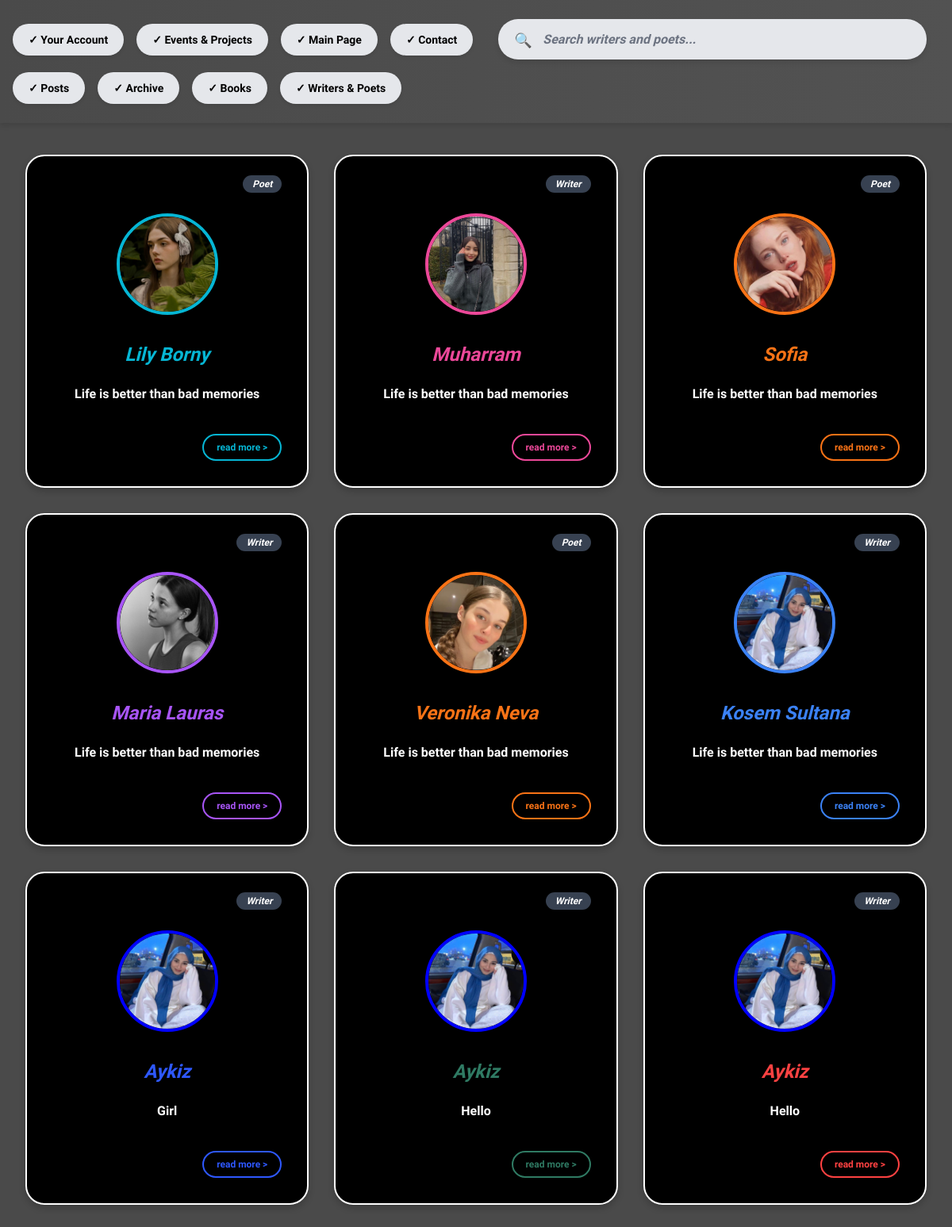
The app's page /, older data.
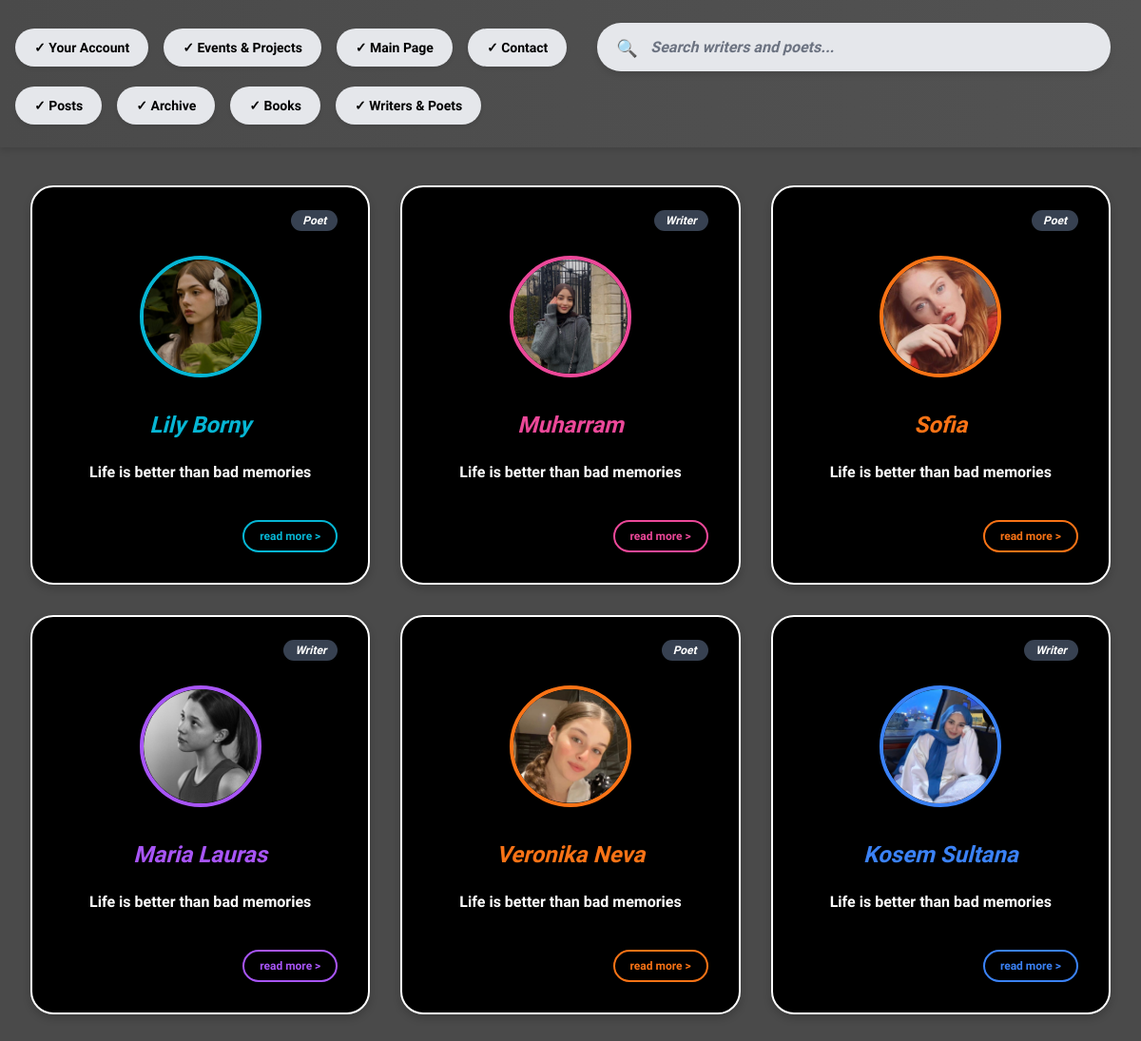
The same page, newer data.
### Post/models.py (models this page shows)
class PostsPostPage(models.Model):
    ACCOUNT_CHOICES = [
        ('reader', 'Reader'),
        ('writer', 'Writer'),
        ('poet', 'Poet'),
    ]
    account_mode = models.CharField(max_length=30, choices=ACCOUNT_CHOICES)
    username = models.CharField(max_length=100)
    post_title = models.CharField(max_length=100, default="Untitled")
    post_content = models.TextField()
    colorProfilePost = models.CharField(max_length=7, default="#FFFFFF")
    Profile_url = models.URLField(blank=True, null=True)  # ✅ store ImgBB URL

### Post/views.py (the view)
# urls.py: path('', post, name='post'),
def post(request):
    posts = PostsPostPage.objects.all()
    return render(request, 'post_page.html', {'posts': posts})

### templates/post_page.html (shortened to what this page needs)
<!DOCTYPE html>
<html lang="en">
<head>
    {% load static %}
    <link rel="stylesheet" href="{% static 'css/second_style_post_app.css' %}">
</head>
<body>
    <header class="header">
        <nav class="nav-left">
            <button class="nav-btn" onclick='window.location.href="{% url "profile" %}"'>✓ Your Account</button>
            <button class="nav-btn">✓ Events & Projects</button>
            <button class="nav-btn">✓ Main Page</button>
            <button class="nav-btn">✓ Contact </button>
        </nav>
        <div class="search-container">
            <input type="text" class="search-input" placeholder="Search writers and poets...">
            <div class="search-icon">🔍</div>
        </div>
        <nav class="nav-right">
            <button class="nav-btn" onclick='window.location.href="{% url "post" %}"'>✓ Posts</button>
            <button class="nav-btn">✓ Archive</button>
            <button class="nav-btn">✓ Books</button>
            <button class="nav-btn">✓ Writers & Poets</button>
        </nav>
    </header>
    <main class="main-content">
        <div class="cards-grid">
            <div class="profile-card">
                <div class="card-header">
                    <span class="role-tag">Poet</span>
                </div>
                <div class="profile-image">
                    <img src="{% static 'images/first.png' %}" alt="Lily Borny"  style="border: 4px solid #06b6d4;">
                </div>
                <h3 class="profile-name lily">Lily Borny</h3>
                <p class="profile-quote">Life is better than bad memories</p>
                <button class="read-more-btn lily-btn">read more ></button>
            </div>
            <div class="profile-card">
                <div class="card-header">
                    <span class="role-tag">Writer</span>
                </div>
                <div class="profile-image">
                    <img src="{% static 'images/second.png' %}" alt="Muharram" style="border: 4px solid #ec4899;">
                </div>
                <h3 class="profile-name muharram">Muharram</h3>
                <p class="profile-quote">Life is better than bad memories</p>
                <button class="read-more-btn muharram-btn">read more ></button>
            </div>
            <div class="profile-card">
                <div class="card-header">
                    <span class="role-tag">Poet</span>
                </div>
                <div class="profile-image">
                    <img src="{% static 'images/third.png' %}" alt="Sofia" style="border: 4px solid #f97316;">
                </div>
                <h3 class="profile-name sofia">Sofia</h3>
                <p class="profile-quote">Life is better than bad memories</p>
                <button class="read-more-btn sofia-btn">read more ></button>
            </div>
            <div class="profile-card">
                <div class="card-header">
                    <span class="role-tag">Writer</span>
                </div>
                <div class="profile-image">
                    <img src="{% static 'images/fourth.png' %}" alt="Maria Lauras" style="border: 4px solid #a855f7;">
                </div>
                <h3 class="profile-name maria">Maria Lauras</h3>
                <p class="profile-quote">Life is better than bad memories</p>
                <button class="read-more-btn maria-btn">read more ></button>
            </div>
            <div class="profile-card">
                <div class="card-header">
                    <span class="role-tag">Poet</span>
                </div>
                <div class="profile-image">
                    <img src="{% static 'images/fifth.png' %}" alt="Veronika Neva" style="border: 4px solid #f97316;">
                </div>
                <h3 class="profile-name veronika">Veronika Neva</h3>
                <p class="profile-quote">Life is better than bad memories</p>
                <button class="read-more-btn veronika-btn">read more ></button>
            </div>
            <div class="profile-card">
                <div class="card-header">
                    <span class="role-tag">Writer</span>
                </div>
                <div class="profile-image">
                    <img src="{% static 'images/sixth.png' %}" alt="Kosem Sultana" style="border: 4px solid #3b82f6;">
                </div>
                <h3 class="profile-name kosem">Kosem Sultana</h3>
                <p class="profile-quote">Life is better than bad memories</p>
                <button class="read-more-btn kosem-btn">read more ></button>
            </div>
            {% if posts %}
                {% for post in posts %}
                    <div class="profile-card">
                        <div class="card-header">
                            <span class="role-tag">{{ post.account_mode.capitalize }}</span>
                        </div>
                        <div class="profile-image">
                            {% if post.Profile_url %}
                                <img src="{{ post.Profile_url }}" alt="{{ post.username }}" style="border: 4px solid {{ post.colorProfilePost }};">
                            {% else %}
                                <img src="{% static 'images/sixth.png' %}" alt="Default" style="border: 4px solid blue;">
                            {% endif %}
                        </div>
                        <h3 class="profile-name" style="color: {{ post.colorProfilePost }};">{{ post.username }}</h3>
                        <p class="profile-quote">{{ post.post_title }}</p>
                        <button class="read-more-btn db-btn" style="--dbcolor: {{post.colorProfilePost}}; color:{{post.colorProfilePost}}; border-color:{{post.colorProfilePost}}; ">read more ></button>
                    </div>
                {% endfor %}
            {% endif %}
        </div>
    </main>
</body>
</html>

Row changes from the older to the newer data that the page shows:
removed PostsPostPage: account_mode "Writer", username "Aykiz", post_title "Girl"
removed PostsPostPage: account_mode "Writer", username "Aykiz", post_title "Hello"
removed PostsPostPage: account_mode "Writer", username "Aykiz", post_title "Hello"
